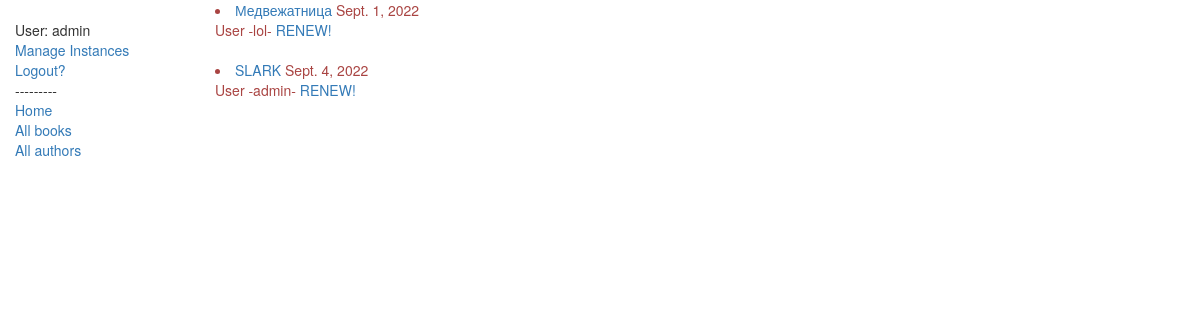
Page /catalog/manager/ (signed in) on the committed database.
### catalog/models.py (models this page shows, shortened)
class BookInstance(models.Model):
    id = models.UUIDField(primary_key=True, default=uuid.uuid4(),
                          help_text="Unique ID for this particular book across whole library",)
    book = models.ForeignKey('Book', on_delete=models.SET_NULL, null=True)
    imprint = models.CharField(max_length=200)
    due_back = models.DateField(null=True, blank=True)
    borrower = models.ForeignKey(User, on_delete=models.SET_NULL, null=True, blank=True)
    LOAN_STATUS = (
        ('m', 'Maintaince'),
        ('o', 'On Loan'),
        ('a', 'Availible'),
        ('r', 'Reserved')
    )
    status = models.CharField(max_length=1, choices=LOAN_STATUS, blank=True, default='m', help_text="Book availability")
    class Meta:
        ordering = ["due_back"]
        permissions = (("can_mark_returned", "Set books as returned"),)
    @property
    def is_overdue(self):
        if self.due_back and date.today() > self.due_back:
            return True
        return False

class Book(models.Model):
    title = models.CharField(max_length=200)
    author = models.ForeignKey('Author', on_delete=models.SET_NULL, null=True)
    summary = models.TextField(max_length=1000, help_text="Enter a brief description of the book")
    isbn = models.CharField('ISBN', max_length=13, help_text="13 characters")
    genre = models.ManyToManyField(Genre, help_text="Select a genre of this book")
    language = models.ForeignKey('Language', on_delete=models.SET_NULL, null=True)
    class Meta:
        ordering = ['title', 'author']
    def display_genre(self):
        """
        Creates a string for genre. This is required to display genre in admin
        """
        return ', '.join([ genre.name for genre in self.genre.all()[:3]])
    display_genre.short_description = 'Genre'

### catalog/views.py (the view)
class LoanedBooksLibraryManagerListView(PermissionRequiredMixin, generic.ListView):
    model = BookInstance
    template_name = 'bookinstance_list_borrowed_manager.html'
    permission_required = 'catalog.can_mark_returned'
    paginate_by = 10
    def get_queryset(self):
        return BookInstance.objects.filter(status__exact='o').order_by('due_back')

### catalog/templates/bookinstance_list_borrowed_manager.html
{% extends 'base_generic.html' %}
{% block content %}
    {% if bookinstance_list %}
        {% for bookinst in bookinstance_list %}
            <li class="{% if bookinst.is_overdue %}text-danger{% endif %}">
                <a href="{% url 'book-detail' bookinst.book.pk %}">{{ bookinst.book.title }}</a> {{ bookinst.due_back }}
                <br>
                User -{{ bookinst.borrower }}- {% if perms.catalog.can_mark_as_returned %}
                <a href="{% url 'renew-book-librarian' bookinst.id %}">RENEW!</a> {% endif %}
            </li>
            <br>
        {% endfor %}
    {% else %}
        <p>There is no books with status 'o'. (On loan)</p>
    {% endif %}
{% endblock %}

### catalog/templates/base_generic.html (shortened to what this page needs)
<!DOCTYPE html>
<html lang="en">
<head>
    <link rel="stylesheet" href="https://maxcdn.bootstrapcdn.com/bootstrap/3.3.7/css/bootstrap.min.css">
    {% load static %}
    <link rel="stylesheet" href="{% static 'css/style.css' %}">
</head>
<body>
    <div class="container-fluid">
        <div class="row">
            <div class="col-sm-2">
                {% block sidebar %}
                <ul class="sidebar-nav">
                    {% if user.is_authenticated %}
                        <li>User: {{ user.get_username }}</li>
                        {% if perms.catalog.can_mark_returned %}
                            <li><a href="{% url "all-borrowed" %}">Manage Instances</a></li>
                        {% else %}
                            <li><a href="{% url 'my-borrowed' %}">My borrowed</a></li>
                        {% endif %}
                        <li><a href="{% url 'logout'%}?next={{request.path}}">Logout?</a></li>
                    {% else %}
                        <li><a href="{% url 'login'%}?next={{request.path}} ">Login?</a></li>
                    {% endif %}
                    <li>---------</li>
                    <li><a href="{% url 'index' %}">Home</a></li>
                    <li><a href="{% url 'books' %}">All books</a></li>
                    <li><a href="{% url 'authors' %}">All authors</a></li>
                </ul>
                {% endblock %}
            </div>
            <div class="col-sm-10">
                {% block content %}
                {% endblock %}
            </div>
        </div>
    </div>
</body>
</html>

### catalog/static/css/style.css (style rules this page uses)
.sidebar-nav { margin-top: 20px; padding: 0; list-style: none }

### rows in the picture
BookInstance: book "Медвежатница", due_back "Sept. 1, 2022", borrower "lol"
BookInstance: book "SLARK", due_back "Sept. 4, 2022", borrower "admin"

### other values in the picture
{{ user.get_username }} "admin"
